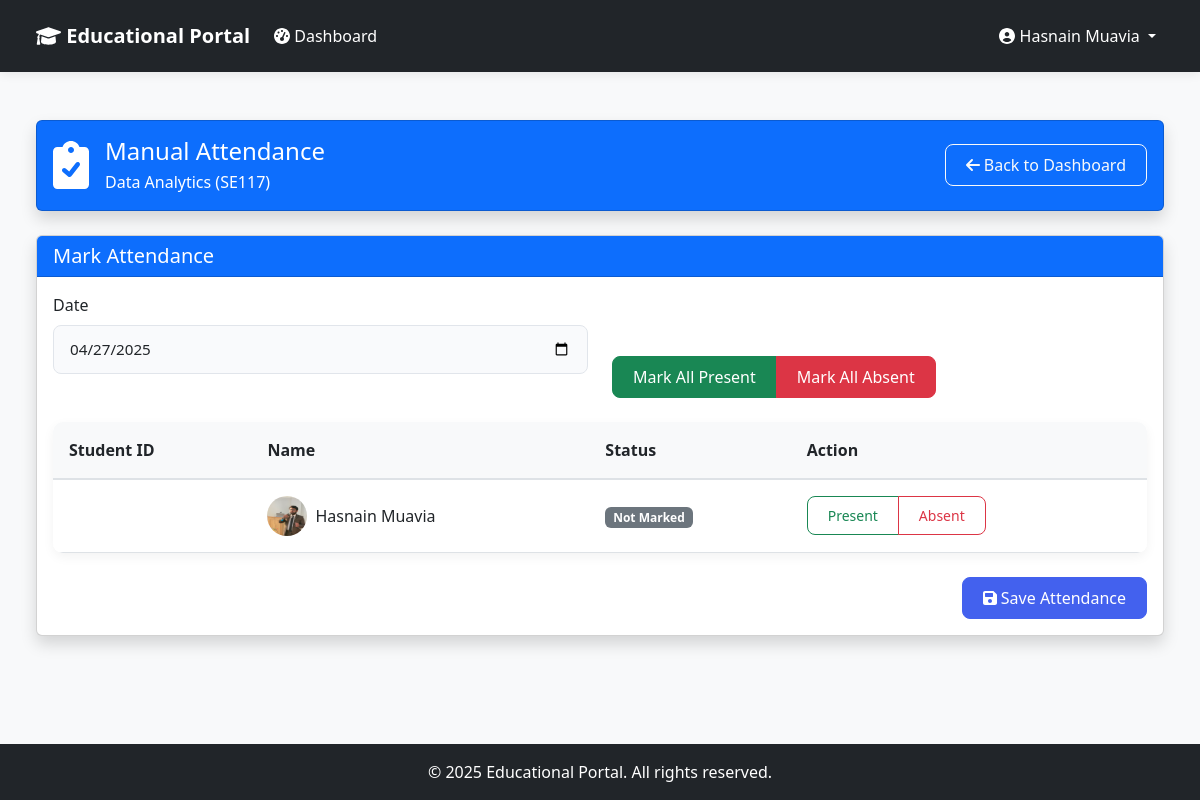
The page /faculty-dashboard/mark-attendance/6/ (signed in) on the database its author committed.
### core/models.py (models this page shows, shortened)
class User(AbstractUser):
    role = models.CharField(
        max_length=10,
        choices=Role.choices,
        default=Role.STUDENT,
    )
    def is_faculty(self):
        return self.role == Role.FACULTY

class Course(models.Model):
    name = models.CharField(max_length=100)
    code = models.CharField(max_length=20, unique=True)
    description = models.TextField(blank=True, null=True)

class Student(models.Model):
    user = models.OneToOneField(User, on_delete=models.CASCADE, related_name='student_profile')
    profile_picture = models.ImageField(upload_to='students/', null=True, blank=True)
    phone_number = models.CharField(max_length=20, blank=True, null=True)
    courses = models.ManyToManyField(Course, related_name='students', blank=True)
    @property
    def profile_picture_url(self):
        if self.profile_picture:
            return self.profile_picture.url
        return '/static/images/default_profile.png'

### faculty_dashboard/views.py (the view, shortened to what this page needs)
# urls.py: path('mark-attendance/<int:course_id>/', views.mark_attendance, name='mark_attendance'),
@login_required
@user_passes_test(is_faculty)
def mark_attendance(request, course_id):
    faculty = get_object_or_404(Faculty, user=request.user)
    course = get_object_or_404(Course, id=course_id, faculty_assignments__faculty=faculty)
    students = Student.objects.filter(courses=course)
    context = {
        'course': course,
        'students': students,
        'today': timezone.now().date(),
    }
    return render(request, 'faculty_dashboard/mark_attendance.html', context)

### faculty_dashboard/views.py (called while the page is built)
def is_faculty(user):
    return user.is_authenticated and user.is_faculty()

### templates/faculty_dashboard/mark_attendance.html (shortened to what this page needs)
{% extends 'base.html' %}
{% block content %}
<div class="container-fluid py-4">
    <div class="row mb-4">
        <div class="col-12">
            <div class="card bg-primary text-white shadow">
                <div class="card-body">
                    <div class="d-flex align-items-center">
                        <div class="flex-shrink-0">
                            <i class="fas fa-clipboard-check fa-3x"></i>
                        </div>
                        <div class="flex-grow-1 ms-3">
                            <h4 class="mb-1">Manual Attendance</h4>
                            <p class="mb-0">{{ course.name }} ({{ course.code }})</p>
                        </div>
                        <div class="ms-auto">
                            <a href="{% url 'faculty_dashboard' %}" class="btn btn-outline-light">
                                <i class="fas fa-arrow-left"></i> Back to Dashboard
                            </a>
                        </div>
                    </div>
                </div>
            </div>
        </div>
    </div>
    <div class="row">
        <div class="col-12">
            <div class="card shadow">
                <div class="card-header bg-primary text-white">
                    <h5 class="card-title mb-0">Mark Attendance</h5>
                </div>
                <div class="card-body">
                    <form method="post" id="attendanceForm">
                        <div class="row mb-4">
                            <div class="col-md-6">
                                <div class="form-group">
                                    <label for="date" class="form-label">Date</label>
                                    <input type="date" class="form-control" id="date" name="date" value="{{ today|date:'Y-m-d' }}" required>
                                </div>
                            </div>
                            <div class="col-md-6 d-flex align-items-end">
                                <div class="btn-group" role="group">
                                    <button type="button" class="btn btn-success" id="markAllPresent">Mark All Present</button>
                                    <button type="button" class="btn btn-danger" id="markAllAbsent">Mark All Absent</button>
                                </div>
                            </div>
                        </div>
                        <div class="table-responsive">
                            <table class="table table-hover">
                                <thead class="table-light">
                                    <tr>
                                        <th>Student ID</th>
                                        <th>Name</th>
                                        <th>Status</th>
                                        <th>Action</th>
                                    </tr>
                                </thead>
                                <tbody>
                                    {% for student in students %}
                                    <tr>
                                        <td>{{ student.student_id }}</td>
                                        <td>
                                            <div class="d-flex align-items-center">
                                                {% if student.profile_picture %}
                                                <img src="{{ student.profile_picture_url }}" class="rounded-circle me-2" width="40" height="40" alt="Profile Picture">
                                                {% else %}
                                                <i class="fas fa-user-circle fa-2x me-2 text-secondary"></i>
                                                {% endif %}
                                                {{ student.user.get_full_name }}
                                            </div>
                                        </td>
                                        <td>
                                            <span id="status_{{ student.id }}" class="badge bg-secondary">Not Marked</span>
                                        </td>
                                        <td>
                                            <div class="btn-group" role="group">
                                                <label class="btn btn-outline-success btn-sm" for="present_{{ student.id }}">Present</label>
                                                <label class="btn btn-outline-danger btn-sm" for="absent_{{ student.id }}">Absent</label>
                                            </div>
                                        </td>
                                    </tr>
                                    {% endfor %}
                                </tbody>
                            </table>
                        </div>
                        <div class="d-flex justify-content-end mt-4">
                            <button type="submit" class="btn btn-primary">
                                <i class="fas fa-save"></i> Save Attendance
                            </button>
                        </div>
                    </form>
                </div>
            </div>
        </div>
    </div>
</div>
{% endblock %}
{% block extra_css %}
<link rel="stylesheet" href="https://cdnjs.cloudflare.com/ajax/libs/font-awesome/6.0.0/css/all.min.css">
{% endblock %}

### templates/base.html (shortened to what this page needs)
<!DOCTYPE html>
<html lang="en">
<head>
    <link href="https://cdn.jsdelivr.net/npm/bootstrap@5.3.0/dist/css/bootstrap.min.css" rel="stylesheet">
    {% load static %}
    <link href="{% static 'css/style.css' %}" rel="stylesheet">
    {% block extra_css %}{% endblock %}
</head>
<body class="d-flex flex-column min-vh-100">
    <nav class="navbar navbar-expand-lg navbar-dark bg-dark">
        <div class="container-fluid">
            <a class="navbar-brand" href="{% url 'home' %}">
                <i class="fas fa-graduation-cap"></i> Educational Portal
            </a>
            {% if user.is_authenticated %}
            <div class="collapse navbar-collapse" id="navbarNav">
                <ul class="navbar-nav me-auto">
                    {% if user.is_superuser %}
                    <li class="nav-item">
                        <a class="nav-link {% if request.resolver_match.url_name == 'admin_dashboard' %}active{% endif %}" href="{% url 'admin_dashboard' %}">
                            <i class="fas fa-tachometer-alt"></i> Dashboard
                        </a>
                    </li>
                    <li class="nav-item">
                        <a class="nav-link {% if request.resolver_match.url_name == 'manage_courses' %}active{% endif %}" href="{% url 'manage_courses' %}">
                            <i class="fas fa-book"></i> Courses
                        </a>
                    </li>
                    <li class="nav-item">
                        <a class="nav-link {% if request.resolver_match.url_name == 'manage_students' %}active{% endif %}" href="{% url 'manage_students' %}">
                            <i class="fas fa-user-graduate"></i> Students
                        </a>
                    </li>
                    <li class="nav-item">
                        <a class="nav-link {% if request.resolver_match.url_name == 'manage_faculty' %}active{% endif %}" href="{% url 'manage_faculty' %}">
                            <i class="fas fa-chalkboard-teacher"></i> Faculty
                        </a>
                    </li>
                    {% elif user.is_faculty %}
                    <li class="nav-item">
                        <a class="nav-link {% if request.resolver_match.url_name == 'faculty_dashboard' %}active{% endif %}" href="{% url 'faculty_dashboard' %}">
                            <i class="fas fa-tachometer-alt"></i> Dashboard
                        </a>
                    </li>
                    {% endif %}
                </ul>
                <div class="navbar-nav">
                    <li class="nav-item dropdown">
                        <a class="nav-link dropdown-toggle" href="#" id="navbarDropdown" role="button" data-bs-toggle="dropdown">
                            <i class="fas fa-user-circle"></i> {{ user.get_full_name|default:user.username }}
                        </a>
                    </li>
                </div>
            </div>
            {% endif %}
        </div>
    </nav>
    <main class="flex-grow-1 py-4">
        <div class="container-fluid px-4">
            {% block content %}
            {% endblock %}
        </div>
    </main>
    <footer class="footer mt-auto py-3 bg-dark text-white">
        <div class="container text-center">
            <p class="mb-0">&copy; {% now "Y" %} Educational Portal. All rights reserved.</p>
        </div>
    </footer>
</body>
</html>

### static/css/style.css (style rules this page uses)
body { min-height: 100vh; display: flex; flex-direction: column; background-color: #f8f9fa; font-family: 'Poppins', 'Segoe UI', Roboto, 'Helvetica Neue', Arial, sans-serif; color: #333; margin: 0; padding: 0; }
main { flex: 1; display: flex; flex-direction: column; }
:root { --primary-color: #4361ee; --primary-dark: #3a56d4; --secondary-color: #6c757d; --success-color: #198754; --info-color: #0dcaf0; --warning-color: #ffc107; --danger-color: #dc3545; --light-color: #f8f9fa; --dark-color: #212529; --text-color: #333; --text-muted: #6c757d; --border-radius: 10px; --box-shadow: 0 10px 30px rgba(0, 0, 0, 0.1); }
.form-group { margin-bottom: 1.5rem; }
.table-responsive { border-radius: var(--border-radius); box-shadow: 0 4px 12px rgba(0, 0, 0, 0.05); overflow: hidden; }
.table { background-color: #fff; margin-bottom: 0; }
.table thead th { background-color: #f8f9fa; border-bottom: 2px solid #dee2e6; font-weight: 600; color: var(--dark-color); padding: 1rem; }
.table tbody td { padding: 1rem; vertical-align: middle; }
.form-control, .form-select { padding: 0.75rem 1rem; border: 1px solid #e1e5eb; border-radius: 8px; font-size: 0.95rem; transition: all 0.3s ease; background-color: #f9fafc; }
.navbar { box-shadow: 0 2px 10px rgba(0, 0, 0, 0.08); background-color: #212529; padding: 0.75rem 1.5rem; }
.navbar-dark .navbar-nav .nav-link, .navbar-dark .navbar-brand, .navbar-dark .nav-link { color: #fff !important; }
.navbar-brand { font-weight: 700; color: var(--primary-color); }
.nav-link { font-weight: 500; color: var(--dark-color); padding: 0.75rem 1rem; transition: all 0.3s ease; }
.btn { font-weight: 500; padding: 0.5rem 1.25rem; border-radius: 8px; transition: all 0.3s ease; }
.btn-primary { background-color: var(--primary-color); border-color: var(--primary-color); }
.footer { background-color: #343a40; color: #fff; padding: 1.5rem 0; }
.fade-in { animation: fadeIn 0.5s ease-out; }

### templates/faculty_dashboard/mark_attendance.html (style rules this page uses)
.table th, .table td { vertical-align: middle; }

### rows shown on the page
User: get_full_name "Hasnain Muavia"
Course: name "Data Analytics", code "SE117"
Student: profile_picture_url (picture), user.get_full_name "Hasnain Muavia"
